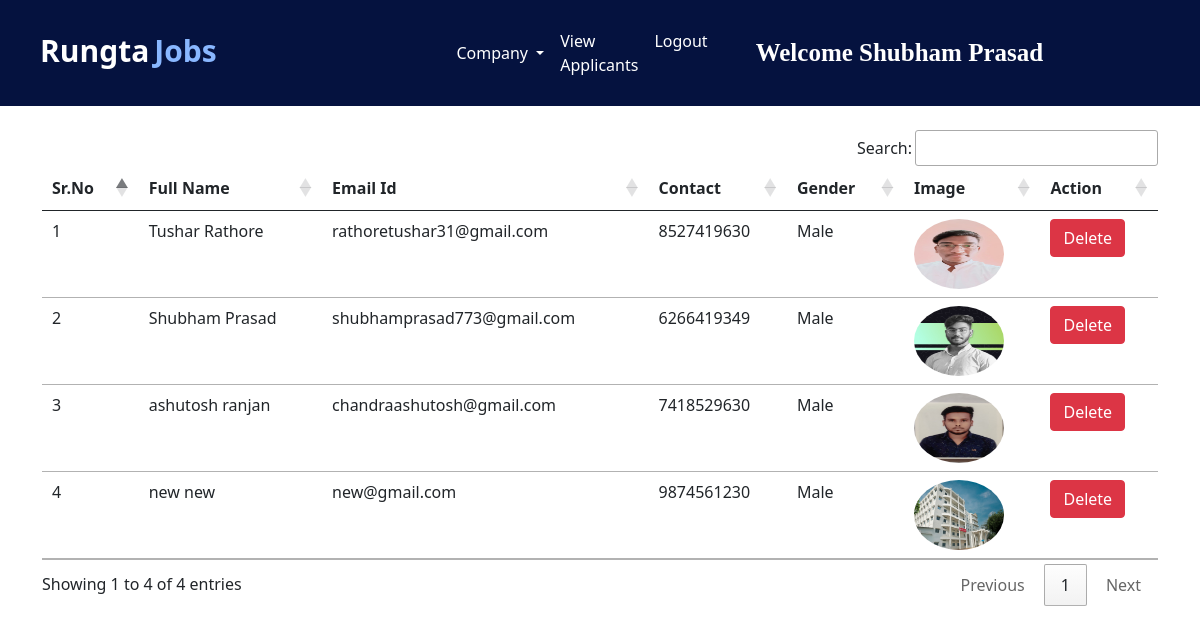
The app's page /view_applicants/ (signed in), older data.
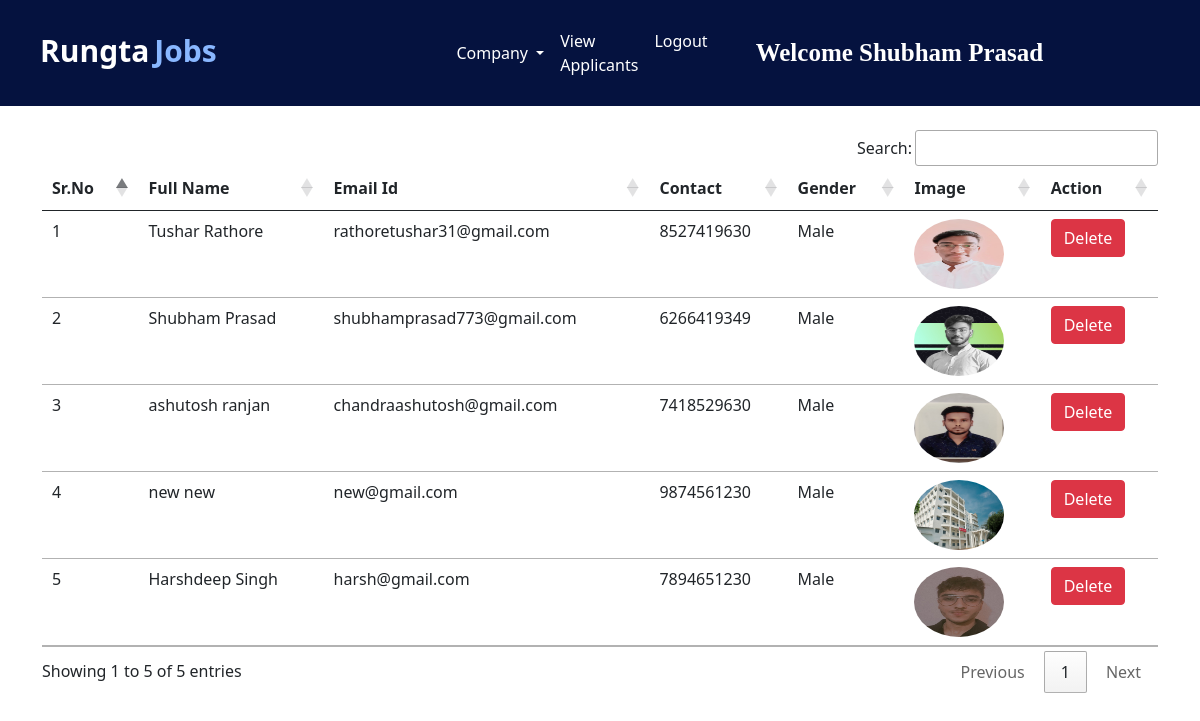
The same page, newer data.
### jobs/models.py (models this page shows, shortened)
class Applicant(models.Model):
    user = models.ForeignKey(User, on_delete=models.CASCADE)
    phone = models.CharField(max_length=10)
    image = models.ImageField(upload_to="")
    gender = models.CharField(max_length=10)
    type = models.CharField(max_length=15)

### jobs/views.py (the view)
# urls.py: path("view_applicants/", views.view_applicants, name="view_applicants"),
def view_applicants(request):
    if not request.user.is_authenticated:
        return redirect("/admin_login")
    applicants = Applicant.objects.all()
    return render(request, "view_applicants.html", {'applicants':applicants})

### jobs/templates/view_applicants.html (shortened to what this page needs)
{% extends 'admin_navbar.html' %}
{% block view_applicants %} active {% endblock %}
{% block body %}
<div class="container mt-4">
<table class="table table-hover" id="example">
    <thead>
        <tr>
            <th>Sr.No</th>
            <th>Full Name</th>
            <th>Email Id</th>
            <th>Contact</th>
            <th>Gender</th>
            <th>Image</th>
            <th>Action</th>
        </tr>
    </thead>
    <tbody>
        {% for applicant in applicants %}
        <tr>
            <td>{{forloop.counter}}</td>
            <td>{{applicant.user.get_full_name}}</td>
            <td>{{applicant.user.email}}</td>
            <td>{{applicant.phone}}</td>
            <td>{{applicant.gender}}</td>
            <td><img src="{{applicant.image.url}}" class="rounded-circle" width="90px" height="70px"></td>
            <td><a href="/delete_user/{{applicant.user.id}}/" class="btn btn-danger" onclick="return confirm('Are you sure you want to delete this applicant?')">Delete</a></td>
        </tr>
        {% endfor %}
    </tbody>
</table>
</div>
{% endblock %}

### jobs/templates/admin_navbar.html (shortened to what this page needs)
<!doctype html>
<html lang="en">
<head>
  <link href="https://cdn.jsdelivr.net/npm/bootstrap@5.0.2/dist/css/bootstrap.min.css" rel="stylesheet"
>
  <link rel="stylesheet" href="https://cdn.datatables.net/1.10.25/css/jquery.dataTables.min.css">
  <link rel="stylesheet" href="https://cdn.datatables.net/buttons/1.7.1/css/buttons.dataTables.min.css">
</head>
<body>
  <nav class="navbar navbar-expand-lg navbar-dark">
      <a class="navbar-brand" href="/"><span class="head1">Rungta</span><span class="head2">Jobs</span></a>
      <div class="container w-50">
      <div class="collapse navbar-collapse" id="navbarSupportedContent">
        <ul class="navbar-nav me-auto mb-2 mb-lg-0">
          <div class="collapse navbar-collapse" id="navbarNavDarkDropdown">
            <ul class="navbar-nav">
              <li class="nav-item dropdown">
                <a class="nav-link active dropdown-toggle" href="#" id="navbarDarkDropdownMenuLink" role="button" data-bs-toggle="dropdown" aria-expanded="false">
                  Company
                </a>
              </li>
            </ul>
          </div>
          <li class="nav-item">
            <a class="nav-link {% block view_applicants %} {% endblock %}" href="/view_applicants/">View Applicants</a>
          </li>
          <li class="nav-item">
            <a class="nav-link active" href="/logout/">Logout</a>
          </li>
        </ul>
        <a class="navbar-brand name" style="font-weight: bold; font-family: 'Times New Roman', Times, serif;" href="#">Welcome {{request.user.get_full_name}}</a>
      </div>
      </div>
  </nav>
  {% block body %}
  {% endblock %}
</body>
</html>

### jobs/templates/admin_navbar.html (style rules this page uses)
.navbar { background-color: #05123F; }
.head1 { color: white; font-weight: bold; height: 50px; }
.head2 { color: #89b7ff; font-weight: bold; }
.navbar-brand { padding:20px 40px; font-size:30px; display:flex; gap:5px; }
.name { text-transform:capitalize; font-size:25px; }

Row changes from the older to the newer data that the page shows:
added Applicant: user.get_full_name "Harshdeep Singh", user.email "harsh@gmail.com", phone "7894651230", gender "Male", image (picture)
Text that changed along with them:
text written by a page script: "Search: Showing 1 to 4 of 4 entries Previous 1 Next" → "Search: Showing 1 to 5 of 5 entries Previous 1 Next"
